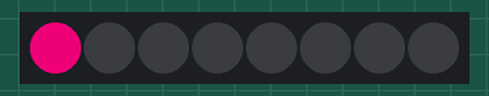
This sketch was run on a simulated Arduino Uno, built with avr-gcc and run on an emulated ATmega328P. Shown: 8 RGB LEDs in strip order, left to right.

Above: at 0.05 s.
At 0.55 s:
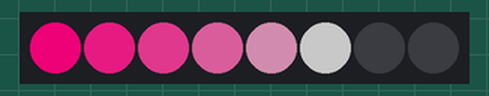
At 1.05 s:
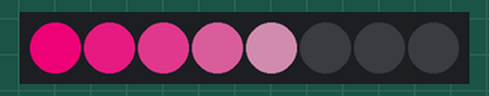
At 1.95 s:
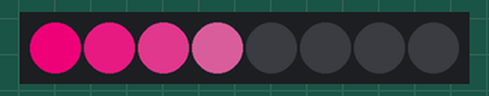
Timing chart, 0 to 40.0 s (numbered marks = the images above):
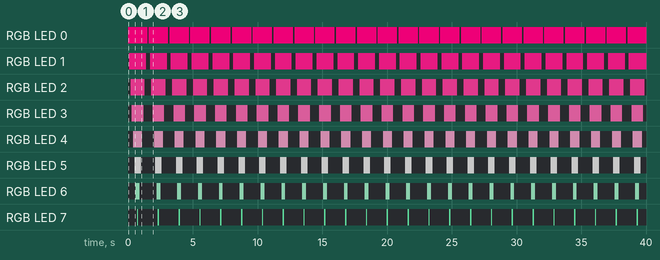

The sketch:

Week4-LEDStick.ino
```cpp
#include <Adafruit_NeoPixel.h>
#define PIN 6  // On Trinket or Gemma, suggest changing this to 1

// How many NeoPixels are attached to the Arduino?
#define NUMPIXELS 8  // Popular NeoPixel ring size

Adafruit_NeoPixel pixels(NUMPIXELS, PIN, NEO_GRB + NEO_KHZ800);

void setup() {
  pixels.begin();  // INITIALIZE NeoPixel strip object (REQUIRED)
  Serial.begin(9600);
}

void loop() {

  for (int i = 0; i < 8; i++) {  // For each pixel...
    pixels.setPixelColor(i, 200 - 20 * i, 20 * i, 100);
    pixels.show();  // Send the updated pixel colors to the hardware.
    delay(100);     // Pause before next pass through loop
  }

  for (int i = 7; i >= 0; i--) {       // For each pixel...
    pixels.setPixelColor(i, 0, 0, 0);  // Send the updated pixel colors to the hardware.
    pixels.show();                     // Send the updated pixel colors to the hardware.
    delay(100);                        // Pause before next pass through loop
  }
}
```

Measured:
- by itself, RGB LED 0: alternates RGB(200, 0, 100) for 1.5 s and off for 0.10 s
- by itself, RGB LED 1: alternates RGB(180, 20, 100) for 1.3 s and off for 0.30 s
- by itself, RGB LED 2: alternates RGB(160, 40, 100) for 1.1 s and off for 0.50 s
- by itself, RGB LED 3: alternates RGB(140, 60, 100) for 0.90 s and off for 0.70 s
- by itself, RGB LED 4: alternates RGB(120, 80, 100) for 0.70 s and off for 0.90 s
- by itself, RGB LED 5: alternates RGB(100, 100, 100) for 0.50 s and off for 1.1 s
- by itself, RGB LED 6: alternates RGB(80, 120, 100) for 0.30 s and off for 1.3 s
- by itself, RGB LED 7: alternates RGB(60, 140, 100) for 0.10 s and off for 1.5 s
